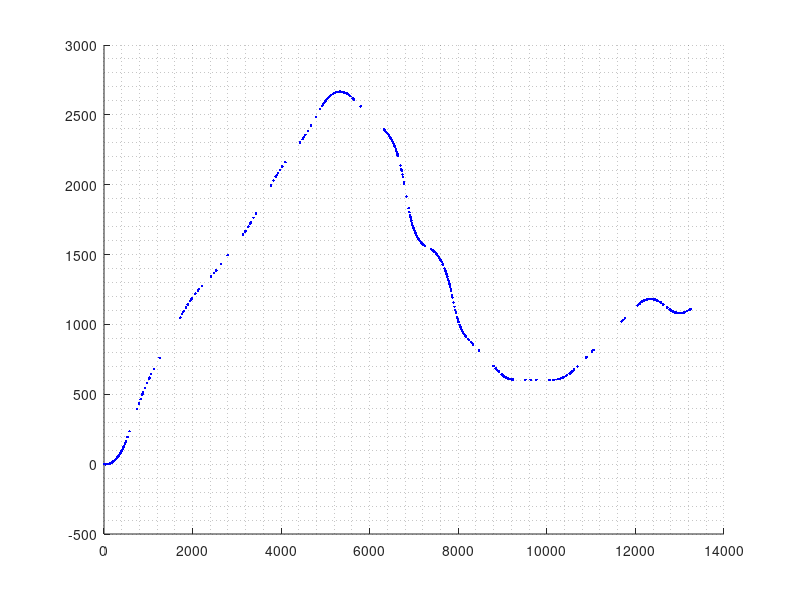

MATLAB code to generate this figure: (Note: this script raises an error after producing the figure.)
%%%%%%%%%%%%%%%%%%%%%%%%%% Script LineExtraction  %%%%%%%%%%%%%%%%%%%%%%%%%%%%%%%%%%%%%%%%%%
% This program is used to extract line segment from road center line
% 
%
% Author: 
% Create Date: 2020-07-25
% =======update=======
% 1.
%======== to do list ============
% 1. 
% 
% Processing Flow:
%       
% Notes:
%     
%%%%%%%%%%%%%%%%%%%%%%%%%%%%%%%%%%%%%%%%%%%%%%%%%%%%%%%%%%%%%%%%%%%%%%%%%%%%%%%%%%%%%%%%%%%%%%%%%%%%%%%%%%%%%%



% Steps:
% 1. Create some dummy test paths or load data

clear all
close all

load('PM2SC_ENU.mat')
load('SC2PM_ENU.mat')
addpath('curvature')
figure(1);
clf;
hold on;
grid minor;
plot(PM2SC_ENU(:,1),PM2SC_ENU(:,2),'b.')
% plot(SC2PM_ENU(:,1),SC2PM_ENU(:,2),'b.')

% step 2: interpolation of reference
PM2SC_ENU = unique(PM2SC_ENU,'rows'); % remove the repeat points

PM2SC_ENU_station = [0; cumsum(sqrt(sum(diff(PM2SC_ENU).^2,2)))];
resolution = 10; % units, meter
nb_query = round(PM2SC_ENU_station(end)/resolution+1); %how many points we need to query on the interpolation curve

% PM2SC_ENU = unique(PM2SC_ENU(:,2),'rows');
% PM2SC_ENU = unique(PM2SC_ENU(:,3),'rows');
PM2SC_ENU_inter = fcn_interparc(nb_query,PM2SC_ENU(:,1),PM2SC_ENU(:,2),PM2SC_ENU(:,3),'pchip');
PM2SC_ENU_inter_station = [0; cumsum(sqrt(sum(diff(PM2SC_ENU_inter).^2,2)))];
plot(PM2SC_ENU_inter(:,1),PM2SC_ENU_inter(:,2),'r.')
xlabel('xEast')
ylabel('yNorth')
text(PM2SC_ENU_inter(1,1),PM2SC_ENU_inter(1,2),'\leftarrow Start','FontSize',14)
axis equal
PM2SC_ENU_inter = sortrows(PM2SC_ENU_inter); %%% be careful, nned to remove later

%% step3 line segment extraction
flag_method = 2; % 1, convert scattter point into image and use Hough tansform
% 2, Since our data is road like curve,rather than random
%    distribution, so we can analysis the curvature.(for noisy data, some preprocess may be required)
%%method 1 . convert it to image and extract the line using Hough tansform
if flag_method ==1
    % 1. convert the point clould to image
    I = pointcloud2image(ones(size(PM2SC_ENU_inter(:,3))),PM2SC_ENU_inter(:,1),PM2SC_ENU_inter(:,2),512,512 );
    I(I<1)=0;
    figure(2);
    clf
    imshow(I,[]);
    
    %2. Hough tansform
    
    % BW = edge(I,'canny');
    BW = imcomplement(I);
    figure(2154);
    clf
    imshow(BW,[]);
    
    [H,T,R] = hough(BW);
    figure(3);
    imshow(H,[],'XData',T,'YData',R,...
        'InitialMagnification','fit');
    xlabel('\theta'), ylabel('\rho');
    axis on, axis normal, hold on;
    
    % Find peaks in the Hough transform of the image.
    % P  = houghpeaks(H,5,'threshold',ceil(0.3*max(H(:))));
    P  = houghpeaks(H,5,'threshold',ceil(0.3*max(H(:))));
    x = T(P(:,2)); y = R(P(:,1));
    plot(x,y,'s','color','white');
    
    % Find lines and plot them.
    
    lines = houghlines(BW,T,R,P,'FillGap',2,'MinLength',5);
    figure(4)
    clf
    imshow(I), hold on
    max_len = 0;
    for k = 1:length(lines)
        xy = [lines(k).point1; lines(k).point2];
        plot(xy(:,1),xy(:,2),'LineWidth',2,'Color','green');
        
        % Plot beginnings and ends of lines
        plot(xy(1,1),xy(1,2),'x','LineWidth',2,'Color','b');
        plot(xy(2,1),xy(2,2),'x','LineWidth',2,'Color','red');
        
        % Determine the endpoints of the longest line segment
        len = norm(lines(k).point1 - lines(k).point2);
        if ( len > max_len)
            max_len = len;
            xy_long = xy;
        end
    end
    
elseif flag_method ==2
    % find curvature of cuvre
    flag_dataDimension = 2; %3 means 3D data (X,Y,Z), 2 means 2 D data(X,Y)
    
    switch flag_dataDimension
        case 3
            [L,R,K] = curvature(PM2SC_ENU_inter);
        case 2
            [L,R,K] = curvature(PM2SC_ENU_inter(:,1:2));
            
            make_plot = 0; %parameter of fnc_parallel_curve
            flag1 =0; %parameter of fnc_parallel_curve
            smooth_size = 0; %parameter of fnc_parallel_curve
            [~, ~, ~, ~,Radius,UnitNormalV]=fnc_parallel_curve(PM2SC_ENU_inter(:,1),PM2SC_ENU_inter(:,2), 3, make_plot,flag1,smooth_size);
            
        otherwise
            warning('Unexpected data dimension. No plot created.')
    end
    
    figure(2212);
    plot(L,R,'b')
    xlabel station
    ylabel('Curvature radius')
    title('Curvature radius vs. station')
    ylim([0 10000])
    
    figure(22712);
    plot(PM2SC_ENU_inter_station,Radius,'r.')
    xlabel station
    ylabel('Curvature radius')
    title('Curvature radius vs. station')
    ylim([0 100000])
    
    % find the segment whcih can be considered as a line
    R_theshold = 4000;
    line_index = find(Radius>R_theshold);
    line_index_diff = diff(line_index);
    line_start =[1; find(line_index_diff>1)];
    for i_line= 1:(length(line_start)-1)
        line_segment.points = PM2SC_ENU_inter(line_index(line_start(i_line)+1:line_start(i_line+1)),:);
        line_segment.strat_point = PM2SC_ENU_inter(line_start(i_line),:);
        line_segments(i_line) = line_segment;
    end
    
    figure(2324325)
    clf
    hold on
    plot(PM2SC_ENU_inter(:,1),PM2SC_ENU_inter(:,2),'r')
    plot(PM2SC_ENU_inter(line_index,1),PM2SC_ENU_inter(line_index,2),'b.')
    for i= 1:length(line_segments)
        plot(line_segments(i).points(:,1),line_segments(i).points(:,2),'bo')
    end
    xlabel('xEast')
    ylabel('yNorth')
    text(PM2SC_ENU_inter(1,1),PM2SC_ENU_inter(1,2),'\leftarrow Start','FontSize',14)
    axis equal
    
end